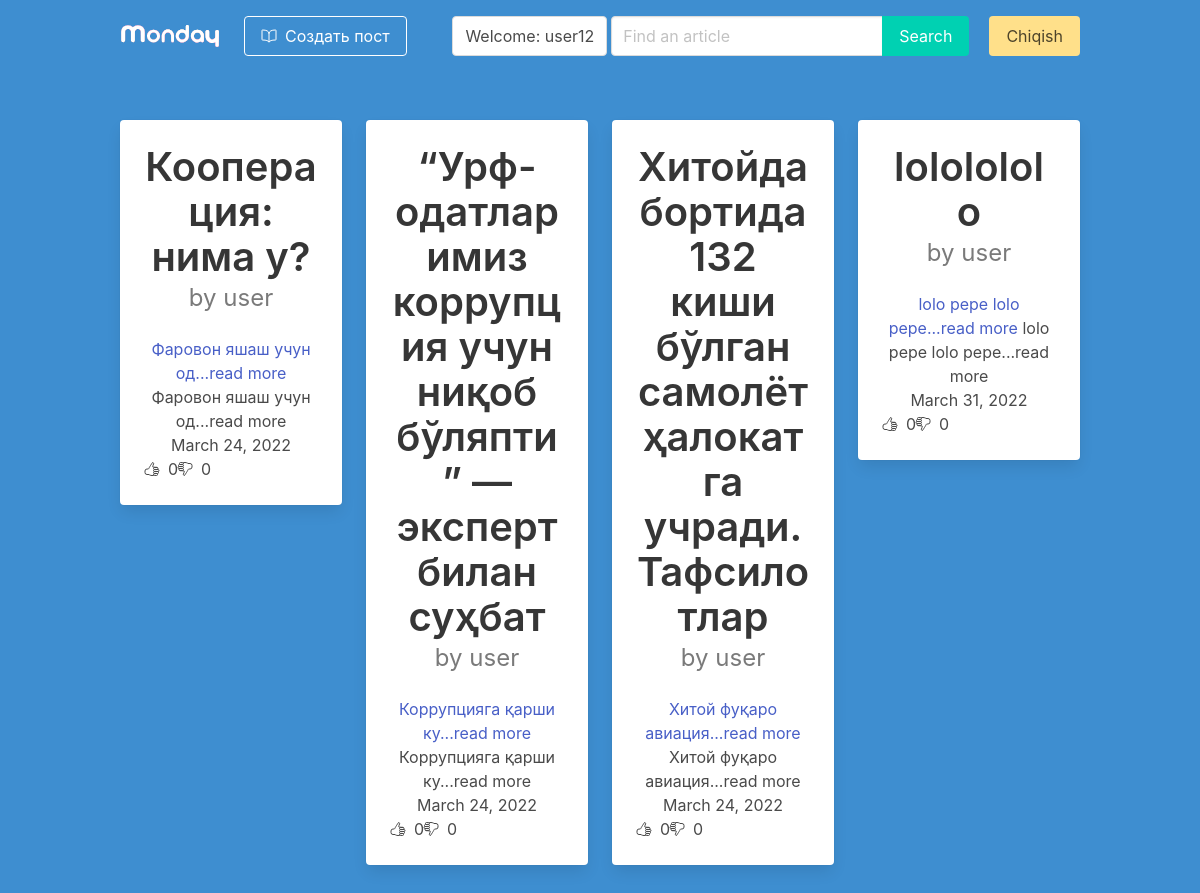
Screenshot of / (signed in) with the database file from the repository.
### post/models.py (models this page shows)
class Article(models.Model):
    title = models.CharField(max_length=255)
    text = models.TextField()
    slug = models.SlugField(unique=True)
    date = models.DateField(auto_now=True)
    thumb = models.ImageField(blank=True)
    author = models.ForeignKey(User, default=None, on_delete=models.CASCADE)
    likes = models.ManyToManyField(User, related_name='article_likes')
    dislikes = models.ManyToManyField(User, related_name='article_dislikes')
    def __str__(self):
        return self.title
    def snippet(self):
        return self.text[:20] + '...read more'
    def total_likes(self):
        return self.likes.count()
    def total_dislikes(self):
        return self.dislikes.count()

### post/views.py (the view)
# urls.py: path('', article_func, name='article_func'),
def article_func(request):
    articles = Article.objects.all()
    search = request.GET.get('search')
    articles = Article.objects.all().order_by('date')
    articles = articles.filter(Q(title__icontains=search),  Q(text__icontains=search)) if search else articles
    return render(request, 'articles_list.html', {'articles':articles})

### templates/articles_list.html
{% extends 'base.html' %}
{% load static %}
{% block content %}
        <div class="container">
            <div class="columns is-centered">
                {% for article in articles %}
                    <div class="column is-3">
                        <div class="card has-text-centered">
                            <div class="card-content">
                                <div class="media">
                                    <div class="media-content">
                                        <p class="title has-text-dark is-2">
                                            {{ article }}
                                        </p>
                                        {% if user == article.author %}
                                        <p class="subtitle is-4 has-text-grey" >by you</p>
                                        {% else %}
                                        <p class="subtitle is-4 has-text-grey" >by {{ article.author }}</p>
                                        {% endif %}
                                    </div>
                                </div>
                                <div class="content ">
                                    <a href="{% url 'article_detail' article.slug %}">
                                        {{ article.snippet }}
                                    </a>
                                    {{ article.snippet }}
                                    <br>
                                    <div>{{ article.date }}</div>
                                    <div class="columns">
                                        <div class="column is-2">
                                            <div class="columns is-gapless">
                                                <div class="column">
                                                    <ion-icon name="thumbs-up-outline" class="mt-1"></ion-icon>
                                                </div>
                                                <div class="column">
                                                    <span class="ml-2">{{ article.total_likes }}</span>
                                                </div>
                                            </div>
                                        </div>
                                        <div class="column is-2">
                                            <div class="columns is-gapless">
                                                <div class="column">
                                                    <ion-icon name="thumbs-down-outline" class="mt-1"></ion-icon>
                                                </div>
                                                <div class="column">
                                                    <span class="ml-2">{{ article.total_dislikes }}</span>
                                                </div>
                                            </div>
                                        </div>
                                    </div>
                                </div>
                            </div>
                        </div>
                    </div>
                {% endfor %}
            </div>
        </div>
{% endblock %}

### templates/base.html (shortened to what this page needs)
{% load static %}
<html lang="en">
<head>
    <link rel="stylesheet" href="{% static 'style.css' %}">
    <link rel="stylesheet" href="{% static 'bulma.css' %}">
</head>
<body>
<section class="hero has-background-info is-fullheight">
    <div class="hero-head">
        <header class="navbar">
            <div class="container">
                <div class="navbar-brand">
                    <a class="navbar-item" href="{% url 'article_func' %}">
                        <img src="{% static 'images/monday.svg' %}" width="100" alt="Logo">
                    </a>
                </div>
                <div id="navbarMenuHeroC" class="navbar-menu">
                    <div class="navbar-start">
                        {% if user.is_authenticated %}
                        <span class="navbar-item">
                            <a href="{% url 'article_create' %}" class="button is-info is-outlined is-inverted">
                                <span class="mr-2">
                                    <ion-icon name="book-outline"></ion-icon>
                                </span>
                                <span>
                                    Создать пост
                                </span>
                            </a>
                        </span>
                        {% endif %}
                    </div>
                    <div class="navbar-end">
                        {% if user.is_authenticated %}
                        <a class="navbar-item button my-4 mx-1">
                            Welcome: {{ user }}
                        </a>
                        <form action="{% url 'article_func' %}" method="get">
                            <div class="field has-addons mt-4 mr-2">
                                <div class="control">
                                    <input class="input" type="search" placeholder="Find an article" name="search">
                                </div>
                                <div class="control">
                                    <button class="button is-primary" type="submit">
                                        Search
                                    </button>
                                </div>
                            </div>
                        </form>
                        <span class="navbar-item">
                            <a href="{% url 'sign_out' %}"  class="button is-warning">Chiqish</a>
                        </span>
                        {% endif %}
                    </div>
                </div>
            </div>
        </header>
    </div>
    <div class="hero-body">
        {% block content %}
        {% endblock %}
    </div>
</section>
</body>
</html>

### rows the page displays
Article: title "Кооперация: нима у?", author "user", snippet "Фаровон яшаш учун од...read more", date "March 24, 2022", total_likes "0", total_dislikes "0"
Article: title "“Урф-одатларимиз коррупция учун ниқоб бўляпти” — эксперт билан суҳбат", author "user", snippet "Коррупцияга қарши ку...read more", date "March 24, 2022", total_likes "0", total_dislikes "0"
Article: title "Хитойда бортида 132 киши бўлган самолёт ҳалокатга учради. Тафсилотлар", author "user", snippet "Хитой фуқаро авиация...read more", date "March 24, 2022", total_likes "0", total_dislikes "0"
Article: title "lololololo", author "user", snippet "lolo pepe lolo pepe...read more", date "March 31, 2022", total_likes "0", total_dislikes "0"

### other values shown
{{ user }} "user12"
